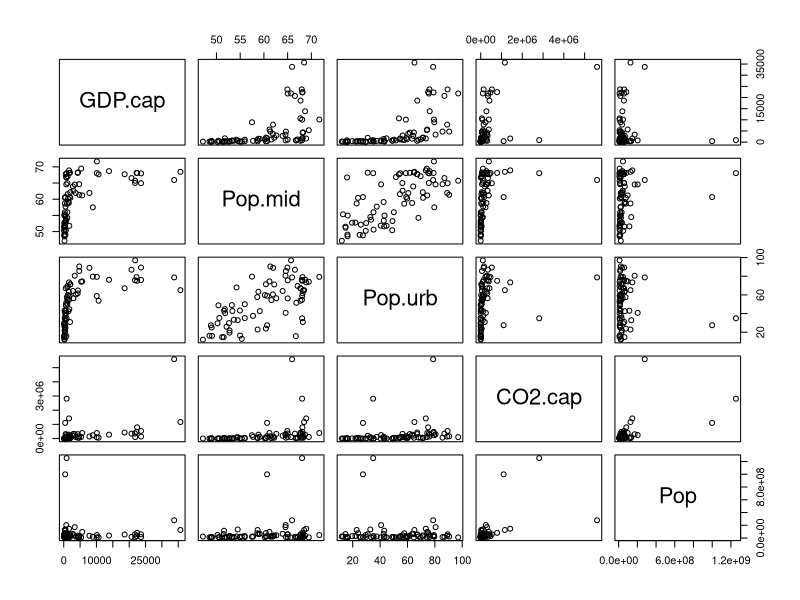
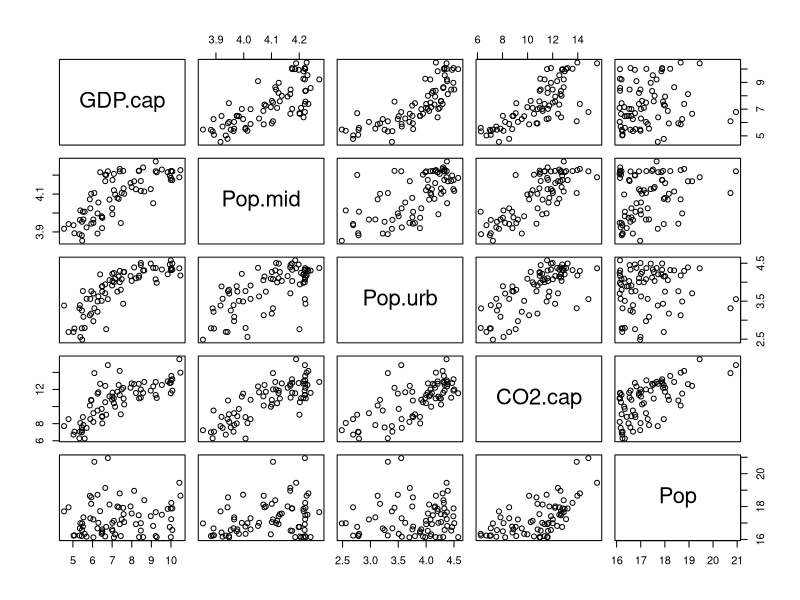

Recreate these plots in R, in order.
# Michael Voecks
# APPM 4580

# Load WorldBankC02 dataset from fields library
library("fields")
data(WorldBankCO2)

# Produce pairwise scatterplot of data
pairs(WorldBankCO2)
WorldBankCO2 = data.frame(WorldBankCO2)

# log scale the data to get a better model
transformed <- log(WorldBankCO2)
pairs(transformed)

# Fit a linear model to the dataset, use _________ to choose the most relevant features
library(leaps)
best.sub <- regsubsets(CO2.cap~., data=transformed)
which.min(summary(best.sub)$bic) # find the # of features that fit the model best

# After running the above, it was found the best model had all features
fit <- lm(CO2.cap~., data=WorldBankCO2)
logfit <- lm(CO2.cap~., data=transformed)

# Problem B part 2
inter <- matrix(1, 100, 1)
x1 <- seq(1,100)
x2 <- x1
b0 <- 0
b1 <- 2
b2 <- 1
error <- rnorm(100, 0, 10)
X <- cbind(inter, x1, x2)
y = inter + b0 + b1*x1 + b2*x2 + error

fit <- lm(y~x1+x2)
summary(fit)

qr.coef(qr(X), y)
